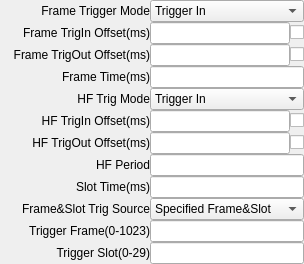
<?xml version="1.0" encoding="UTF-8"?>
<ui version="4.0">
 <class>QFrameSlotTrigWidget</class>
 <widget class="QWidget" name="QFrameSlotTrigWidget">
  <property name="geometry">
   <rect>
    <x>0</x>
    <y>0</y>
    <width>304</width>
    <height>264</height>
   </rect>
  </property>
  <property name="sizePolicy">
   <sizepolicy hsizetype="Expanding" vsizetype="Fixed">
    <horstretch>0</horstretch>
    <verstretch>0</verstretch>
   </sizepolicy>
  </property>
  <property name="windowTitle">
   <string>Form</string>
  </property>
  <layout class="QVBoxLayout" name="verticalLayout">
   <property name="spacing">
    <number>0</number>
   </property>
   <property name="leftMargin">
    <number>0</number>
   </property>
   <property name="topMargin">
    <number>0</number>
   </property>
   <property name="rightMargin">
    <number>0</number>
   </property>
   <property name="bottomMargin">
    <number>0</number>
   </property>
   <item>
    <layout class="QHBoxLayout" name="horizontalLayout_0">
     <item>
      <widget class="QLabel" name="label_0">
       <property name="sizePolicy">
        <sizepolicy hsizetype="Fixed" vsizetype="Fixed">
         <horstretch>0</horstretch>
         <verstretch>0</verstretch>
        </sizepolicy>
       </property>
       <property name="minimumSize">
        <size>
         <width>150</width>
         <height>0</height>
        </size>
       </property>
       <property name="text">
        <string>Frame Trigger Mode</string>
       </property>
       <property name="alignment">
        <set>Qt::AlignRight|Qt::AlignTrailing|Qt::AlignVCenter</set>
       </property>
      </widget>
     </item>
     <item>
      <widget class="QComboBox" name="comboBoxFrameTrigMode">
       <item>
        <property name="text">
         <string>Trigger In</string>
        </property>
       </item>
       <item>
        <property name="text">
         <string>Trigger Out</string>
        </property>
       </item>
      </widget>
     </item>
    </layout>
   </item>
   <item>
    <layout class="QHBoxLayout" name="horizontalLayout_1">
     <item>
      <widget class="QLabel" name="label_1">
       <property name="sizePolicy">
        <sizepolicy hsizetype="Fixed" vsizetype="Fixed">
         <horstretch>0</horstretch>
         <verstretch>0</verstretch>
        </sizepolicy>
       </property>
       <property name="minimumSize">
        <size>
         <width>150</width>
         <height>0</height>
        </size>
       </property>
       <property name="text">
        <string>Frame TrigIn Offset(ms)</string>
       </property>
       <property name="alignment">
        <set>Qt::AlignRight|Qt::AlignTrailing|Qt::AlignVCenter</set>
       </property>
      </widget>
     </item>
     <item>
      <widget class="QLineEdit" name="lineEditFrameTrigInOffset"/>
     </item>
     <item>
      <widget class="QCheckBox" name="checkBoxFrameTrigInOffset">
       <property name="text">
        <string/>
       </property>
      </widget>
     </item>
    </layout>
   </item>
   <item>
    <layout class="QHBoxLayout" name="horizontalLayout_2">
     <item>
      <widget class="QLabel" name="label_2">
       <property name="sizePolicy">
        <sizepolicy hsizetype="Fixed" vsizetype="Fixed">
         <horstretch>0</horstretch>
         <verstretch>0</verstretch>
        </sizepolicy>
       </property>
       <property name="minimumSize">
        <size>
         <width>150</width>
         <height>0</height>
        </size>
       </property>
       <property name="text">
        <string>Frame TrigOut Offset(ms)</string>
       </property>
       <property name="alignment">
        <set>Qt::AlignRight|Qt::AlignTrailing|Qt::AlignVCenter</set>
       </property>
      </widget>
     </item>
     <item>
      <widget class="QLineEdit" name="lineEditFrameTrigOutOffset"/>
     </item>
     <item>
      <widget class="QCheckBox" name="checkBoxFrameTrigOutOffset">
       <property name="text">
        <string/>
       </property>
      </widget>
     </item>
    </layout>
   </item>
   <item>
    <layout class="QHBoxLayout" name="horizontalLayout_3">
     <item>
      <widget class="QLabel" name="label_3">
       <property name="sizePolicy">
        <sizepolicy hsizetype="Fixed" vsizetype="Fixed">
         <horstretch>0</horstretch>
         <verstretch>0</verstretch>
        </sizepolicy>
       </property>
       <property name="minimumSize">
        <size>
         <width>150</width>
         <height>0</height>
        </size>
       </property>
       <property name="text">
        <string>Frame Time(ms)</string>
       </property>
       <property name="alignment">
        <set>Qt::AlignRight|Qt::AlignTrailing|Qt::AlignVCenter</set>
       </property>
      </widget>
     </item>
     <item>
      <widget class="QLineEdit" name="lineEditFrameTime"/>
     </item>
    </layout>
   </item>
   <item>
    <layout class="QHBoxLayout" name="horizontalLayout_4">
     <item>
      <widget class="QLabel" name="label_4">
       <property name="sizePolicy">
        <sizepolicy hsizetype="Fixed" vsizetype="Fixed">
         <horstretch>0</horstretch>
         <verstretch>0</verstretch>
        </sizepolicy>
       </property>
       <property name="minimumSize">
        <size>
         <width>150</width>
         <height>0</height>
        </size>
       </property>
       <property name="text">
        <string>HF Trig Mode</string>
       </property>
       <property name="alignment">
        <set>Qt::AlignRight|Qt::AlignTrailing|Qt::AlignVCenter</set>
       </property>
      </widget>
     </item>
     <item>
      <widget class="QComboBox" name="comboBoxHyperFrameTrigMode">
       <item>
        <property name="text">
         <string>Trigger In</string>
        </property>
       </item>
       <item>
        <property name="text">
         <string>Trigger Out</string>
        </property>
       </item>
      </widget>
     </item>
    </layout>
   </item>
   <item>
    <layout class="QHBoxLayout" name="horizontalLayout_5">
     <item>
      <widget class="QLabel" name="label_5">
       <property name="sizePolicy">
        <sizepolicy hsizetype="Fixed" vsizetype="Fixed">
         <horstretch>0</horstretch>
         <verstretch>0</verstretch>
        </sizepolicy>
       </property>
       <property name="minimumSize">
        <size>
         <width>150</width>
         <height>0</height>
        </size>
       </property>
       <property name="text">
        <string>HF TrigIn Offset(ms)</string>
       </property>
       <property name="alignment">
        <set>Qt::AlignRight|Qt::AlignTrailing|Qt::AlignVCenter</set>
       </property>
      </widget>
     </item>
     <item>
      <widget class="QLineEdit" name="lineEditHyperFrameTrigInOffset"/>
     </item>
     <item>
      <widget class="QCheckBox" name="checkBoxHyperFrameTrigInOffset">
       <property name="text">
        <string/>
       </property>
      </widget>
     </item>
    </layout>
   </item>
   <item>
    <layout class="QHBoxLayout" name="horizontalLayout_6">
     <item>
      <widget class="QLabel" name="label_6">
       <property name="sizePolicy">
        <sizepolicy hsizetype="Fixed" vsizetype="Fixed">
         <horstretch>0</horstretch>
         <verstretch>0</verstretch>
        </sizepolicy>
       </property>
       <property name="minimumSize">
        <size>
         <width>150</width>
         <height>0</height>
        </size>
       </property>
       <property name="text">
        <string>HF TrigOut Offset(ms)</string>
       </property>
       <property name="alignment">
        <set>Qt::AlignRight|Qt::AlignTrailing|Qt::AlignVCenter</set>
       </property>
      </widget>
     </item>
     <item>
      <widget class="QLineEdit" name="lineEditHyperFrameTrigOutOffset"/>
     </item>
     <item>
      <widget class="QCheckBox" name="checkBoxHyperFrameTrigOutOffset">
       <property name="text">
        <string/>
       </property>
      </widget>
     </item>
    </layout>
   </item>
   <item>
    <layout class="QHBoxLayout" name="horizontalLayout_7">
     <item>
      <widget class="QLabel" name="label_7">
       <property name="sizePolicy">
        <sizepolicy hsizetype="Fixed" vsizetype="Fixed">
         <horstretch>0</horstretch>
         <verstretch>0</verstretch>
        </sizepolicy>
       </property>
       <property name="minimumSize">
        <size>
         <width>150</width>
         <height>0</height>
        </size>
       </property>
       <property name="text">
        <string>HF Period</string>
       </property>
       <property name="alignment">
        <set>Qt::AlignRight|Qt::AlignTrailing|Qt::AlignVCenter</set>
       </property>
      </widget>
     </item>
     <item>
      <widget class="QLineEdit" name="lineEditHyperFramePeriod"/>
     </item>
    </layout>
   </item>
   <item>
    <layout class="QHBoxLayout" name="horizontalLayout_8">
     <item>
      <widget class="QLabel" name="label_8">
       <property name="sizePolicy">
        <sizepolicy hsizetype="Fixed" vsizetype="Fixed">
         <horstretch>0</horstretch>
         <verstretch>0</verstretch>
        </sizepolicy>
       </property>
       <property name="minimumSize">
        <size>
         <width>150</width>
         <height>0</height>
        </size>
       </property>
       <property name="text">
        <string>Slot Time(ms)</string>
       </property>
       <property name="alignment">
        <set>Qt::AlignRight|Qt::AlignTrailing|Qt::AlignVCenter</set>
       </property>
      </widget>
     </item>
     <item>
      <widget class="QLineEdit" name="lineEditSlotTime"/>
     </item>
    </layout>
   </item>
   <item>
    <layout class="QHBoxLayout" name="horizontalLayout_9">
     <item>
      <widget class="QLabel" name="label_9">
       <property name="sizePolicy">
        <sizepolicy hsizetype="Fixed" vsizetype="Fixed">
         <horstretch>0</horstretch>
         <verstretch>0</verstretch>
        </sizepolicy>
       </property>
       <property name="minimumSize">
        <size>
         <width>150</width>
         <height>0</height>
        </size>
       </property>
       <property name="text">
        <string>Frame&amp;Slot Trig Source</string>
       </property>
       <property name="alignment">
        <set>Qt::AlignRight|Qt::AlignTrailing|Qt::AlignVCenter</set>
       </property>
      </widget>
     </item>
     <item>
      <widget class="QComboBox" name="comboBoxFrameTrigSrc">
       <item>
        <property name="text">
         <string>Specified Frame&amp;Slot</string>
        </property>
       </item>
       <item>
        <property name="text">
         <string>Rsv</string>
        </property>
       </item>
       <item>
        <property name="text">
         <string>Next Frame</string>
        </property>
       </item>
       <item>
        <property name="text">
         <string>Rsv</string>
        </property>
       </item>
      </widget>
     </item>
    </layout>
   </item>
   <item>
    <layout class="QHBoxLayout" name="horizontalLayout_10">
     <item>
      <widget class="QLabel" name="label_10">
       <property name="sizePolicy">
        <sizepolicy hsizetype="Fixed" vsizetype="Fixed">
         <horstretch>0</horstretch>
         <verstretch>0</verstretch>
        </sizepolicy>
       </property>
       <property name="minimumSize">
        <size>
         <width>150</width>
         <height>0</height>
        </size>
       </property>
       <property name="text">
        <string>Trigger Frame(0-1023)</string>
       </property>
       <property name="alignment">
        <set>Qt::AlignRight|Qt::AlignTrailing|Qt::AlignVCenter</set>
       </property>
      </widget>
     </item>
     <item>
      <widget class="QLineEdit" name="lineEditTrigFrame"/>
     </item>
    </layout>
   </item>
   <item>
    <layout class="QHBoxLayout" name="horizontalLayout_11">
     <item>
      <widget class="QLabel" name="label_11">
       <property name="sizePolicy">
        <sizepolicy hsizetype="Fixed" vsizetype="Fixed">
         <horstretch>0</horstretch>
         <verstretch>0</verstretch>
        </sizepolicy>
       </property>
       <property name="minimumSize">
        <size>
         <width>150</width>
         <height>0</height>
        </size>
       </property>
       <property name="text">
        <string>Trigger Slot(0-29)</string>
       </property>
       <property name="alignment">
        <set>Qt::AlignRight|Qt::AlignTrailing|Qt::AlignVCenter</set>
       </property>
      </widget>
     </item>
     <item>
      <widget class="QLineEdit" name="lineEditTrigSlot"/>
     </item>
    </layout>
   </item>
  </layout>
 </widget>
 <resources/>
 <connections/>
</ui>
